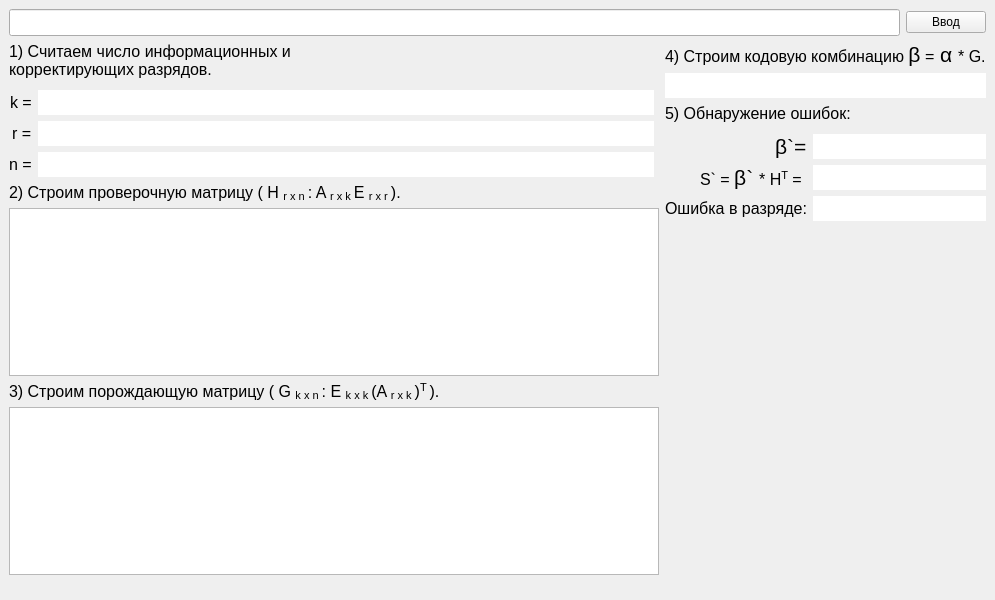
<?xml version="1.0" encoding="UTF-8"?>
<ui version="4.0">
 <class>MainWindow</class>
 <widget class="QMainWindow" name="MainWindow">
  <property name="geometry">
   <rect>
    <x>0</x>
    <y>0</y>
    <width>995</width>
    <height>600</height>
   </rect>
  </property>
  <property name="windowTitle">
   <string>Лабораторная №4. Код Хемминга. Катунин. С.</string>
  </property>
  <widget class="QWidget" name="centralwidget">
   <layout class="QGridLayout" name="gridLayout_4" rowstretch="0,0,0,0,0" columnstretch="2,0,0,0,0,0">
    <item row="4" column="2" colspan="4">
     <layout class="QVBoxLayout" name="verticalLayout_right" stretch="0,0,0,0,0">
      <property name="sizeConstraint">
       <enum>QLayout::SetDefaultConstraint</enum>
      </property>
      <item>
       <widget class="QLabel" name="label_B">
        <property name="text">
         <string>&lt;html&gt;&lt;head/&gt;&lt;body&gt;&lt;p&gt;&lt;span style=&quot; font-size:12pt;&quot;&gt;4) Строим кодовую комбинацию &lt;/span&gt;&lt;span style=&quot; font-size:16pt;&quot;&gt;β&lt;/span&gt;&lt;span style=&quot; font-size:12pt;&quot;&gt; =&lt;/span&gt;&lt;span style=&quot; font-size:16pt;&quot;&gt; α &lt;/span&gt;&lt;span style=&quot; font-size:12pt;&quot;&gt;* G.&lt;/span&gt;&lt;/p&gt;&lt;/body&gt;&lt;/html&gt;</string>
        </property>
       </widget>
      </item>
      <item>
       <widget class="QLineEdit" name="lineEdit_B">
        <property name="font">
         <font>
          <pointsize>12</pointsize>
         </font>
        </property>
        <property name="frame">
         <bool>false</bool>
        </property>
        <property name="readOnly">
         <bool>true</bool>
        </property>
       </widget>
      </item>
      <item>
       <widget class="QLabel" name="label_error">
        <property name="text">
         <string>&lt;html&gt;&lt;head/&gt;&lt;body&gt;&lt;p&gt;&lt;span style=&quot; font-size:12pt;&quot;&gt;5) Обнаружение ошибок:&lt;/span&gt;&lt;/p&gt;&lt;/body&gt;&lt;/html&gt;</string>
        </property>
       </widget>
      </item>
      <item>
       <layout class="QFormLayout" name="formLayout_error">
        <property name="labelAlignment">
         <set>Qt::AlignRight|Qt::AlignTrailing|Qt::AlignVCenter</set>
        </property>
        <property name="topMargin">
         <number>5</number>
        </property>
        <item row="0" column="1">
         <widget class="QLineEdit" name="lineEdit_B_with_error">
          <property name="font">
           <font>
            <pointsize>12</pointsize>
           </font>
          </property>
          <property name="frame">
           <bool>false</bool>
          </property>
          <property name="readOnly">
           <bool>true</bool>
          </property>
         </widget>
        </item>
        <item row="1" column="0">
         <widget class="QLabel" name="label_S">
          <property name="text">
           <string>&lt;html&gt;&lt;head/&gt;&lt;body&gt;&lt;p&gt;&lt;span style=&quot; font-size:12pt;&quot;&gt;S` = &lt;/span&gt;&lt;span style=&quot; font-size:16pt;&quot;&gt;β` &lt;/span&gt;&lt;span style=&quot; font-size:12pt;&quot;&gt;* H&lt;/span&gt;&lt;span style=&quot; font-size:12pt; vertical-align:super;&quot;&gt;T&lt;/span&gt;&lt;span style=&quot; font-size:12pt;&quot;&gt; = &lt;/span&gt;&lt;/p&gt;&lt;/body&gt;&lt;/html&gt;</string>
          </property>
         </widget>
        </item>
        <item row="0" column="0">
         <widget class="QLabel" name="label_B_with_error">
          <property name="text">
           <string>&lt;html&gt;&lt;head/&gt;&lt;body&gt;&lt;p&gt;&lt;span style=&quot; font-size:16pt;&quot;&gt;β`=&lt;/span&gt;&lt;/p&gt;&lt;/body&gt;&lt;/html&gt;</string>
          </property>
          <property name="alignment">
           <set>Qt::AlignLeading|Qt::AlignLeft|Qt::AlignVCenter</set>
          </property>
         </widget>
        </item>
        <item row="1" column="1">
         <widget class="QLineEdit" name="lineEdit_S">
          <property name="font">
           <font>
            <pointsize>12</pointsize>
           </font>
          </property>
          <property name="frame">
           <bool>false</bool>
          </property>
          <property name="readOnly">
           <bool>true</bool>
          </property>
         </widget>
        </item>
        <item row="2" column="0">
         <widget class="QLabel" name="label_razryad_err">
          <property name="text">
           <string>&lt;html&gt;&lt;head/&gt;&lt;body&gt;&lt;p&gt;&lt;span style=&quot; font-size:12pt;&quot;&gt;Ошибка в разряде:&lt;/span&gt;&lt;/p&gt;&lt;/body&gt;&lt;/html&gt;</string>
          </property>
          <property name="wordWrap">
           <bool>false</bool>
          </property>
         </widget>
        </item>
        <item row="2" column="1">
         <widget class="QLineEdit" name="lineEdit_razryad_err">
          <property name="font">
           <font>
            <pointsize>12</pointsize>
           </font>
          </property>
          <property name="frame">
           <bool>false</bool>
          </property>
          <property name="readOnly">
           <bool>true</bool>
          </property>
         </widget>
        </item>
       </layout>
      </item>
      <item>
       <spacer name="verticalSpacer">
        <property name="orientation">
         <enum>Qt::Vertical</enum>
        </property>
        <property name="sizeHint" stdset="0">
         <size>
          <width>20</width>
          <height>40</height>
         </size>
        </property>
       </spacer>
      </item>
     </layout>
    </item>
    <item row="4" column="0" colspan="2">
     <layout class="QVBoxLayout" name="verticalLayout_left">
      <property name="sizeConstraint">
       <enum>QLayout::SetDefaultConstraint</enum>
      </property>
      <item>
       <widget class="QLabel" name="label_razryadi">
        <property name="minimumSize">
         <size>
          <width>405</width>
          <height>0</height>
         </size>
        </property>
        <property name="maximumSize">
         <size>
          <width>405</width>
          <height>16777215</height>
         </size>
        </property>
        <property name="font">
         <font>
          <pointsize>12</pointsize>
         </font>
        </property>
        <property name="text">
         <string>1) Считаем число информационных и корректирующих разрядов.</string>
        </property>
        <property name="wordWrap">
         <bool>true</bool>
        </property>
       </widget>
      </item>
      <item>
       <layout class="QFormLayout" name="formLayout_razryadi">
        <property name="labelAlignment">
         <set>Qt::AlignRight|Qt::AlignTrailing|Qt::AlignVCenter</set>
        </property>
        <property name="topMargin">
         <number>5</number>
        </property>
        <property name="rightMargin">
         <number>5</number>
        </property>
        <item row="0" column="0">
         <widget class="QLabel" name="label_k">
          <property name="font">
           <font>
            <pointsize>12</pointsize>
           </font>
          </property>
          <property name="text">
           <string>k =</string>
          </property>
         </widget>
        </item>
        <item row="0" column="1">
         <widget class="QLineEdit" name="lineEdit_k">
          <property name="font">
           <font>
            <pointsize>12</pointsize>
           </font>
          </property>
          <property name="frame">
           <bool>false</bool>
          </property>
          <property name="readOnly">
           <bool>true</bool>
          </property>
         </widget>
        </item>
        <item row="1" column="0">
         <widget class="QLabel" name="label_r">
          <property name="font">
           <font>
            <pointsize>12</pointsize>
           </font>
          </property>
          <property name="text">
           <string>r =</string>
          </property>
         </widget>
        </item>
        <item row="2" column="0">
         <widget class="QLabel" name="label_n">
          <property name="font">
           <font>
            <pointsize>12</pointsize>
           </font>
          </property>
          <property name="text">
           <string>n =</string>
          </property>
         </widget>
        </item>
        <item row="2" column="1">
         <widget class="QLineEdit" name="lineEdit_n">
          <property name="font">
           <font>
            <pointsize>12</pointsize>
           </font>
          </property>
          <property name="frame">
           <bool>false</bool>
          </property>
          <property name="readOnly">
           <bool>true</bool>
          </property>
         </widget>
        </item>
        <item row="1" column="1">
         <widget class="QLineEdit" name="lineEdit_r">
          <property name="font">
           <font>
            <pointsize>12</pointsize>
           </font>
          </property>
          <property name="frame">
           <bool>false</bool>
          </property>
          <property name="readOnly">
           <bool>true</bool>
          </property>
         </widget>
        </item>
       </layout>
      </item>
      <item>
       <widget class="QLabel" name="label_check_matr">
        <property name="text">
         <string>&lt;html&gt;&lt;head/&gt;&lt;body&gt;&lt;p&gt;&lt;span style=&quot; font-size:12pt;&quot;&gt;2) Строим проверочную матрицу ( H &lt;/span&gt;&lt;span style=&quot; font-size:12pt; vertical-align:sub;&quot;&gt;r x n &lt;/span&gt;&lt;span style=&quot; font-size:12pt;&quot;&gt;: A &lt;/span&gt;&lt;span style=&quot; font-size:12pt; vertical-align:sub;&quot;&gt;r x k  &lt;/span&gt;&lt;span style=&quot; font-size:12pt;&quot;&gt;E &lt;/span&gt;&lt;span style=&quot; font-size:12pt; vertical-align:sub;&quot;&gt;r x r &lt;/span&gt;&lt;span style=&quot; font-size:12pt;&quot;&gt;).&lt;/span&gt;&lt;/p&gt;&lt;/body&gt;&lt;/html&gt;</string>
        </property>
       </widget>
      </item>
      <item>
       <widget class="QTableWidget" name="tableWidget_check_matr">
        <property name="font">
         <font>
          <pointsize>12</pointsize>
         </font>
        </property>
        <property name="editTriggers">
         <set>QAbstractItemView::NoEditTriggers</set>
        </property>
        <attribute name="horizontalHeaderDefaultSectionSize">
         <number>45</number>
        </attribute>
       </widget>
      </item>
      <item>
       <widget class="QLabel" name="label_gen_matr">
        <property name="text">
         <string>&lt;html&gt;&lt;head/&gt;&lt;body&gt;&lt;p&gt;&lt;span style=&quot; font-size:12pt;&quot;&gt;3) Строим порождающую матрицу ( G &lt;/span&gt;&lt;span style=&quot; font-size:12pt; vertical-align:sub;&quot;&gt;k x n &lt;/span&gt;&lt;span style=&quot; font-size:12pt;&quot;&gt;: E &lt;/span&gt;&lt;span style=&quot; font-size:12pt; vertical-align:sub;&quot;&gt;k x k &lt;/span&gt;&lt;span style=&quot; font-size:12pt;&quot;&gt;(A &lt;/span&gt;&lt;span style=&quot; font-size:12pt; vertical-align:sub;&quot;&gt;r x k &lt;/span&gt;&lt;span style=&quot; font-size:12pt;&quot;&gt;)&lt;/span&gt;&lt;span style=&quot; font-size:12pt; vertical-align:super;&quot;&gt;T &lt;/span&gt;&lt;span style=&quot; font-size:12pt;&quot;&gt;).&lt;/span&gt;&lt;/p&gt;&lt;/body&gt;&lt;/html&gt;</string>
        </property>
       </widget>
      </item>
      <item>
       <widget class="QTableWidget" name="tableWidget_gen_matr">
        <property name="font">
         <font>
          <pointsize>12</pointsize>
         </font>
        </property>
        <property name="editTriggers">
         <set>QAbstractItemView::NoEditTriggers</set>
        </property>
        <attribute name="horizontalHeaderDefaultSectionSize">
         <number>45</number>
        </attribute>
       </widget>
      </item>
      <item>
       <spacer name="verticalSpacer_2">
        <property name="orientation">
         <enum>Qt::Vertical</enum>
        </property>
        <property name="sizeHint" stdset="0">
         <size>
          <width>20</width>
          <height>40</height>
         </size>
        </property>
       </spacer>
      </item>
     </layout>
    </item>
    <item row="0" column="5" rowspan="2">
     <widget class="QPushButton" name="pushButton_finishText">
      <property name="sizePolicy">
       <sizepolicy hsizetype="Fixed" vsizetype="Fixed">
        <horstretch>0</horstretch>
        <verstretch>0</verstretch>
       </sizepolicy>
      </property>
      <property name="text">
       <string>Ввод</string>
      </property>
     </widget>
    </item>
    <item row="0" column="0" rowspan="2" colspan="5">
     <widget class="QLineEdit" name="lineEdit_text">
      <property name="font">
       <font>
        <pointsize>12</pointsize>
       </font>
      </property>
     </widget>
    </item>
   </layout>
  </widget>
 </widget>
 <resources/>
 <connections/>
</ui>
